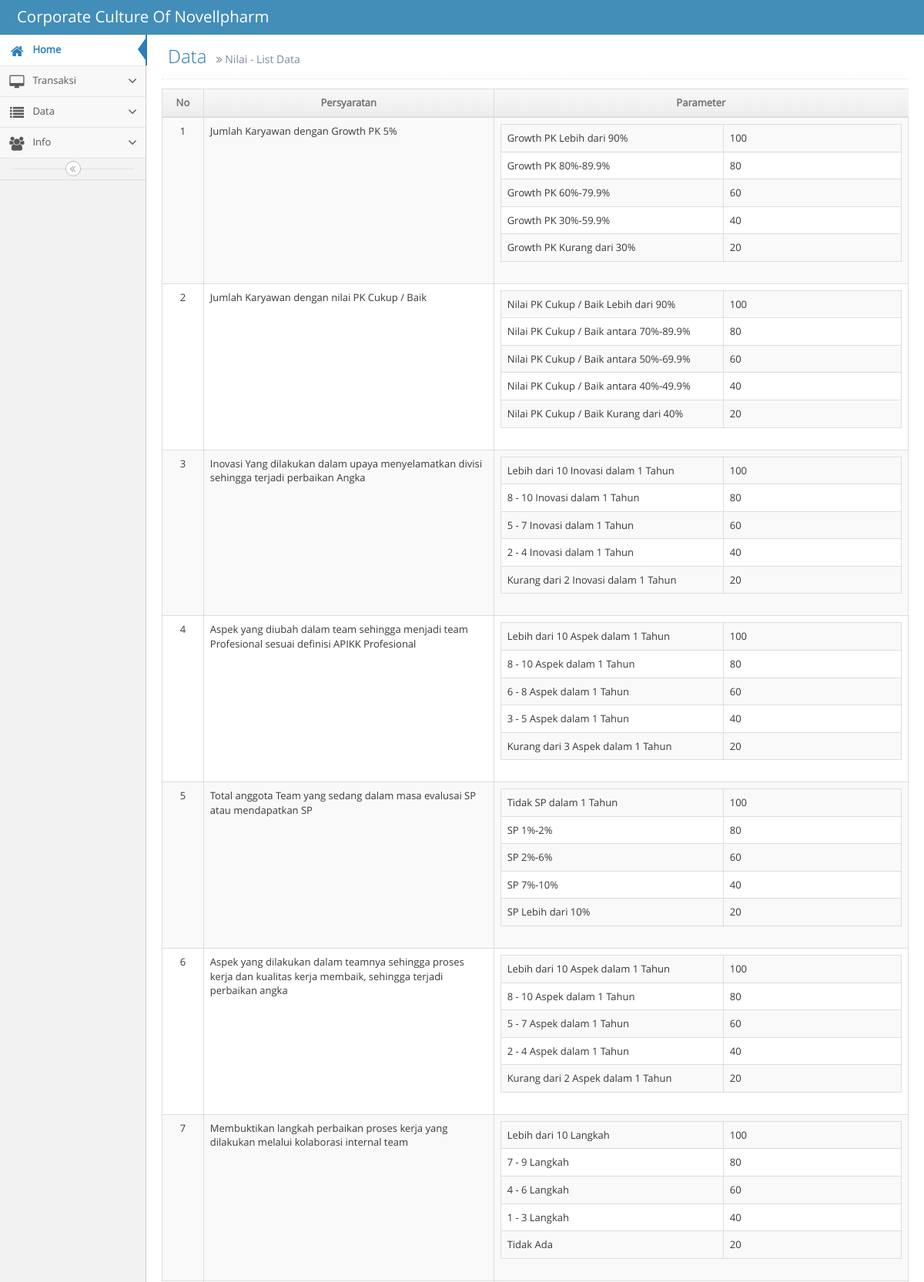
Screenshot of /index.php/nilai (upper part) with the database file from the repository.
### tables this page shows
CREATE TABLE `syarat` (
  `isyarat` int(11) NOT NULL AUTO_INCREMENT,
  `idKriteria` int(30) DEFAULT NULL,
  `Keterangan` text,
  `nilai` int(11) DEFAULT NULL,
  `satuan` varchar(50) DEFAULT NULL,
  `tipe` int(11) DEFAULT NULL COMMENT '0 Minimal, 1 Maksimal',
  PRIMARY KEY (`isyarat`)
);

CREATE TABLE `nilai` (
  `inilai` int(11) NOT NULL AUTO_INCREMENT,
  `isyarat` int(11) DEFAULT NULL,
  `iurutan` int(11) DEFAULT NULL,
  `tketerangan` text,
  `nilai_asli` int(11) DEFAULT NULL,
  `nilai_aktual` int(11) DEFAULT NULL,
  PRIMARY KEY (`inilai`)
);

### application/libraries/Template.php (called while the page is built)
<?php if ( ! defined('BASEPATH')) exit('No direct script access allowed');
class template {
		var $template_data = array();
		function set($name, $value)
		{
			$this->template_data[$name] = $value;
		}
		function load($template = '', $view = '' , $view_data = array(), $return = FALSE)
		{
			$this->CI =& get_instance();
			$this->set('contents', $this->CI->load->view($view, $view_data, TRUE));
			return $this->CI->load->view($template, $this->template_data, $return);
		}
}

### application/controllers/Nilai.php (called while the page is built, shortened)
<?php
class Nilai extends CI_Controller {
	public function index()
	{
		$data = array();
		$sql = "SELECT * FROM `syarat`";
		$data['result'] = $this->db->query($sql)->result_array();
		$this->template->load('template_wp','nilai/nilai_view', $data);
	}
}

### index.php (called while the page is built, shortened)
<?php
require_once BASEPATH.'core/CodeIgniter.php';

### application/views/nilai/nilai_view.php (the view, shortened to what this page needs)
<div class="page-content">
	<div class="row">
		<div class="col-xs-12">
			<div class="clearfix">
        <div class="page-header">
					<h1>
						Data
						<small>
							<i class="ace-icon fa fa-angle-double-right"></i>
							Nilai - List Data
						</small>
					</h1>
				</div>
			</div>
			<div>
        <table class="table table-striped table-bordered table-hover" width="90%">
          <thead>
            <tr>
              <th width="5%" class="center">No</th>
              <th width="35%" class="center">Persyaratan</th>
              <th width="50%" class="center">Parameter</th>
            </tr>
          </thead>
          <tbody>
            <?php
              $i = 1;
              foreach ($result as $r) {
                ?>
                <tr>
                  <td class="center"><?php echo $i ?></td>
                  <td><?php echo $r['Keterangan'] ?></td>
									<td>
										<table class="table table-striped table-bordered table-hover" width="90%">
											<?php
												$sql = "SELECT * FROM `nilai` WHERE isyarat = ".$r['isyarat']." ORDER BY `iurutan` DESC";
												$dt = $this->db->query($sql)->result_array();
												foreach ($dt as $d) {
													?>
														<tr>
															<td width="50%"><?php echo $d['tketerangan'] ?></td>
															<td width="40%"><?php echo $d['nilai_aktual'] ?></td>
														</tr>
													<?php
												}
											?>
										</table>
									</td>
                </tr>
                <?php
                $i++;
              }
            ?>
          </tbody>
        </table>
        <br>
			</div>
		</div>
	</div>
</div>

### rows the page displays
syarat: Keterangan "Jumlah Karyawan dengan Growth PK 5%"
nilai: tketerangan "Growth PK Lebih dari 90%", nilai_aktual "100"
nilai: tketerangan "Growth PK 80%-89.9%", nilai_aktual "80"
nilai: tketerangan "Growth PK 60%-79.9%", nilai_aktual "60"
nilai: tketerangan "Growth PK 30%-59.9%", nilai_aktual "40"
nilai: tketerangan "Growth PK Kurang dari 30%", nilai_aktual "20"
syarat: Keterangan "Jumlah Karyawan dengan nilai PK Cukup / Baik"
nilai: tketerangan "Nilai PK Cukup / Baik Lebih dari 90%", nilai_aktual "100"
nilai: tketerangan "Nilai PK Cukup / Baik antara 70%-89.9%", nilai_aktual "80"
nilai: tketerangan "Nilai PK Cukup / Baik antara 50%-69.9%", nilai_aktual "60"
nilai: tketerangan "Nilai PK Cukup / Baik antara 40%-49.9%", nilai_aktual "40"
nilai: tketerangan "Nilai PK Cukup / Baik Kurang dari 40%", nilai_aktual "20"
syarat: Keterangan "Inovasi Yang dilakukan dalam upaya menyelamatkan divisi sehingga terjadi perbaikan Angka"
nilai: tketerangan "Lebih dari 10 Inovasi dalam 1 Tahun", nilai_aktual "100"
nilai: tketerangan "8 - 10 Inovasi dalam 1 Tahun", nilai_aktual "80"
nilai: tketerangan "5 - 7 Inovasi dalam 1 Tahun", nilai_aktual "60"
nilai: tketerangan "2 - 4 Inovasi dalam 1 Tahun", nilai_aktual "40"
nilai: tketerangan "Kurang dari 2 Inovasi dalam 1 Tahun", nilai_aktual "20"
syarat: Keterangan "Aspek yang diubah dalam team sehingga menjadi team Profesional sesuai definisi APIKK Profesional"
nilai: tketerangan "Lebih dari 10 Aspek dalam 1 Tahun", nilai_aktual "100"
nilai: tketerangan "8 - 10 Aspek dalam 1 Tahun", nilai_aktual "80"
nilai: tketerangan "6 - 8 Aspek dalam 1 Tahun", nilai_aktual "60"
nilai: tketerangan "3 - 5 Aspek dalam 1 Tahun", nilai_aktual "40"
nilai: tketerangan "Kurang dari 3 Aspek dalam 1 Tahun", nilai_aktual "20"
syarat: Keterangan "Total anggota Team yang sedang dalam masa evalusai SP atau mendapatkan SP"
nilai: tketerangan "Tidak SP dalam 1 Tahun", nilai_aktual "100"
nilai: tketerangan "SP 1%-2%", nilai_aktual "80"
nilai: tketerangan "SP 2%-6%", nilai_aktual "60"
nilai: tketerangan "SP 7%-10%", nilai_aktual "40"
nilai: tketerangan "SP Lebih dari 10%", nilai_aktual "20"
syarat: Keterangan "Aspek yang dilakukan dalam teamnya sehingga proses kerja dan kualitas kerja membaik, sehingga terjadi perbaikan angka"
nilai: tketerangan "Lebih dari 10 Aspek dalam 1 Tahun", nilai_aktual "100"
nilai: tketerangan "8 - 10 Aspek dalam 1 Tahun", nilai_aktual "80"
nilai: tketerangan "5 - 7 Aspek dalam 1 Tahun", nilai_aktual "60"
nilai: tketerangan "2 - 4 Aspek dalam 1 Tahun", nilai_aktual "40"
nilai: tketerangan "Kurang dari 2 Aspek dalam 1 Tahun", nilai_aktual "20"
syarat: Keterangan "Membuktikan langkah perbaikan proses kerja yang dilakukan melalui kolaborasi internal team"
nilai: tketerangan "Lebih dari 10 Langkah", nilai_aktual "100"
nilai: tketerangan "7 - 9 Langkah", nilai_aktual "80"
nilai: tketerangan "4 - 6 Langkah", nilai_aktual "60"
nilai: tketerangan "1 - 3 Langkah", nilai_aktual "40"
nilai: tketerangan "Tidak Ada", nilai_aktual "20"
